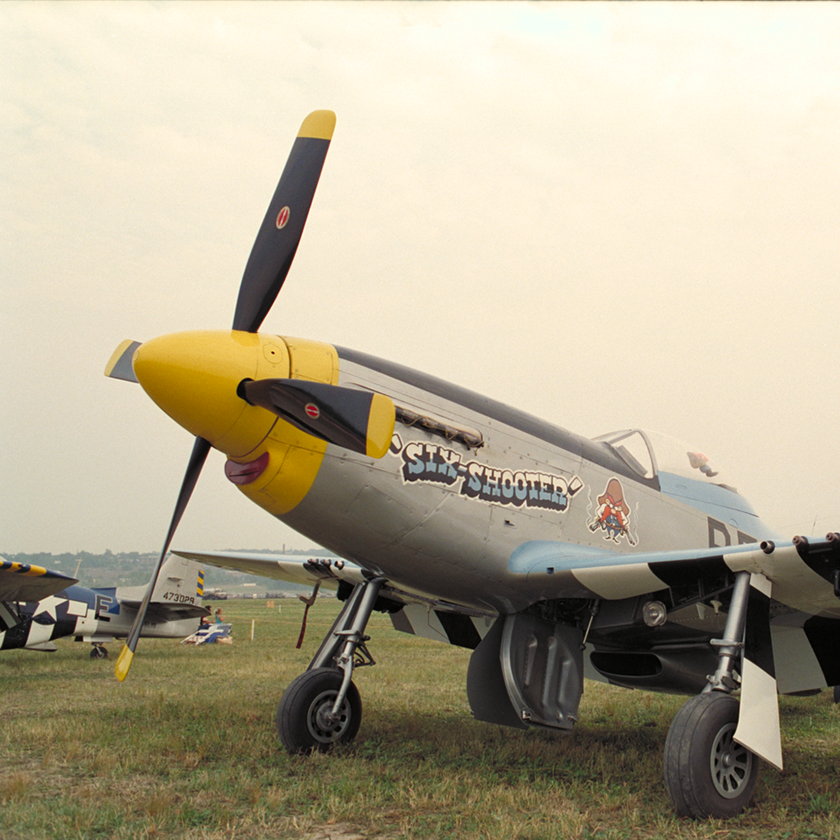
#> input picture image1.png, 840 x 840 px, shrunk from 1001 x 1001 before the run
$ python hw1_starter.py
#> lines starting #> are read from the running program, lines starting #| are printed output that depends on the picture; after the words box and inside, x2 and y2 are one past the last pixel; in counts of white or black regions, pixels touching at a corner belong together; long printed decimals are rounded
import numpy as np
import skimage.io as io
import matplotlib.pyplot as plt
from pathlib import Path
from numpy.fft import fft2, ifft2, fftshift, ifftshift
import math

hw_dir = Path(__file__).parent

# Load images
img1 = io.imread(hw_dir/'image1.png')
#> img1 is the input picture: shape (840, 840, 3); mean R, G, B 179.1, 169.9, 146.7
img2 = io.imread(hw_dir/'image2.png')
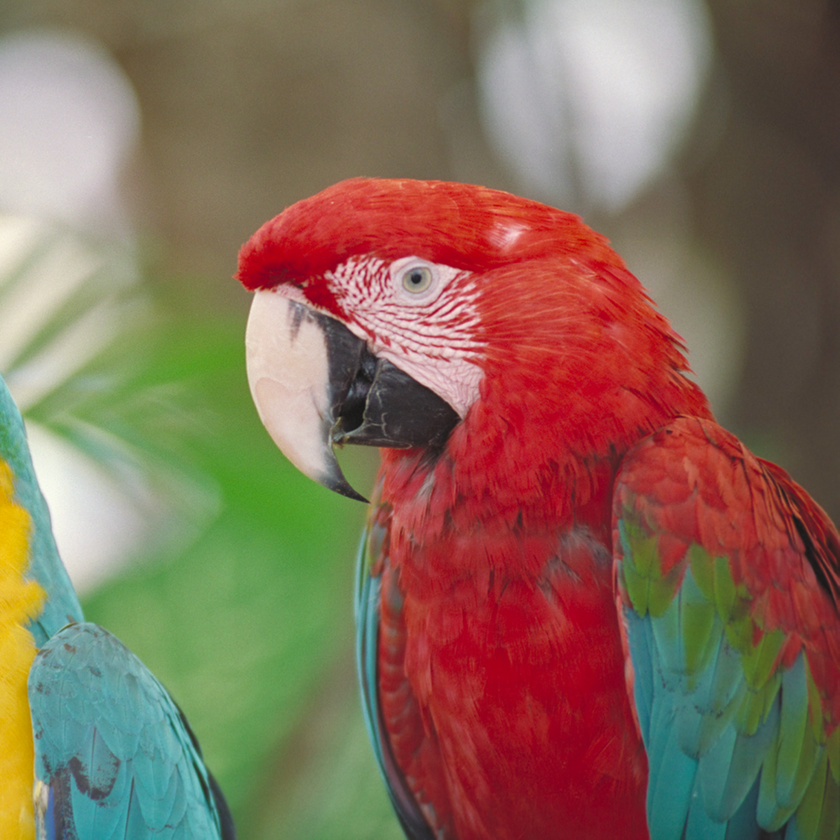
#> input picture image2.png, 840 x 840 px, shrunk from 1001 x 1001 before the run
#> img2 is the input picture: shape (840, 840, 3); mean R, G, B 133, 108, 89.3

# Part (a)
W = img1.shape[0]       # = 1001 dots
#> W = 840
d = np.array([0.4, 2])  # distances (m)
dpi = 300               # dots per inch

img_size = 0.0254 * (W / dpi)  # physical size in (m)
#> img_size = 0.0711
# checked the result ~0.08475 (m)
print("physical image size is", img_size, "(m).")
#| physical image size is 0.07112 (m).

tan_angle = math.tan(0.5 * math.pi / 180)
delta = 2 * d * tan_angle   # in (m per degree)
# checked the results ~0.0069815 and 0.0349 (m per degree)
print("delta for different distances:", delta[0],
      "and", delta[1], "(m per degree).")
ppd = delta * W / img_size   # in (dots/pixels per degree)
#> ppd = [82.46, 412.3]
# checked the results ~82.46 and 412.30 (pixels per degree)
print("PPD for different distances:", ppd[0],
      "and", ppd[1], "(pixels per degree).")
#| PPD for different distances: 82.459 and 412.293 (pixels per degree).


# Part (b)
cpd = 5   # Peak contrast sensitivity location (cycles per degree)

img_freq = cpd * np.reciprocal(ppd)   # in (cycles per pixel)
#> img_freq = [0.0606, 0.0121]
# checked the results ~0.06 and 0.012 (cycles per pixel)
print("image frequencies for different distances:", img_freq[0],
      "and", img_freq[1], "(cycles per pixel).")
#| image frequencies for different distances: 0.06064 and 0.01213 (cycles per pixel).
cutoff = sum(img_freq) / 2
#> cutoff = 0.0364
# the cutoff frequency is around 0.0364 (cycles per pixel)
print("half way image frequency is", cutoff, "(cycles per pixel).")
#| half way image frequency is 0.03638 (cycles per pixel).


# Part (c)
# Hint: fft2, ifft2, fftshift, and ifftshift functions all take an |axes|
# argument to specify the axes for the 2D DFT. e.g. fft2(arr, axes=(1, 2))
# Hint: Check out np.meshgrid.

img1_rgb = img1.astype(np.float64)/255
img2_rgb = img2.astype(np.float64)/255


def img_to_spectrum(rgb_image):
    """
    This function converts the input image's each channel
    of RGB to centralized spectrum
    :param rgb_image: an image in RGB
    :return: Each channel's corresponding spectrum
    """
    central_spec = np.zeros_like(rgb_image, np.complex_)
    for col in range(3):
        channel = rgb_image[:, :, col]
        # 2D Fast Fourier Transform
        img_spec = fft2(channel)
        # shift the spectrum
        central_spec[:, :, col] = fftshift(img_spec)
    return central_spec


# convert the images into spectrum by channel using FFT
img1_spec = img_to_spectrum(img1_rgb)
img2_spec = img_to_spectrum(img2_rgb)
#> the loop in img_to_spectrum (call 2), `for col in range(3):` made 3 passes
#> pass 1, in img_to_spectrum (call 2), `channel = rgb_image[:, :, col]`:
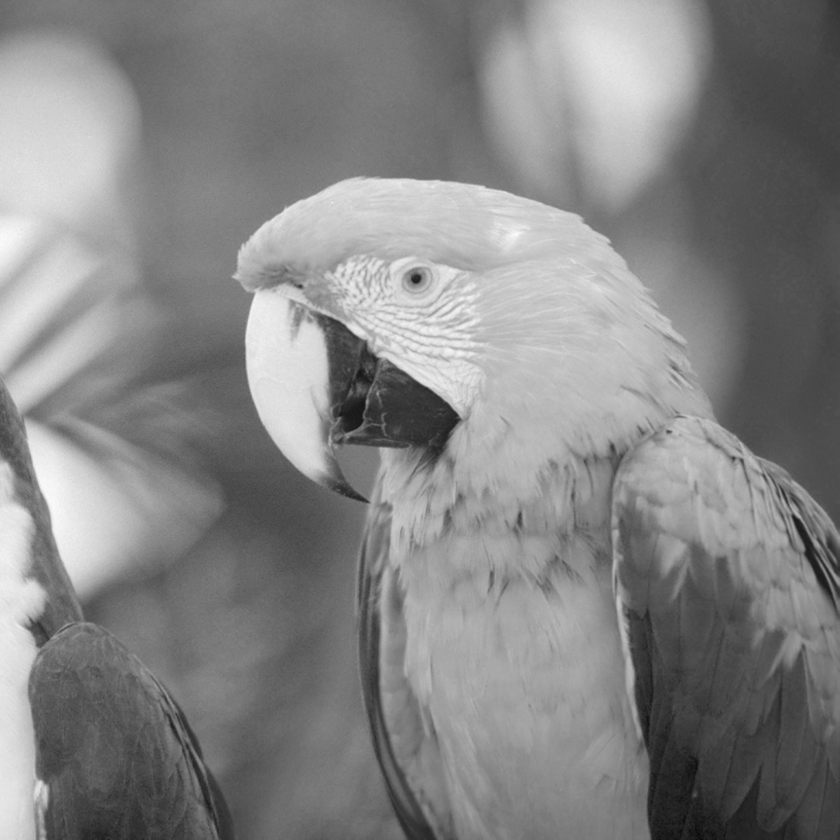
#> channel: shape (840, 840) float64; min 0.0353, max 0.988, mean 0.522

#### Change these to the correct values for the high- and low-pass filters
hpf = np.zeros_like(img1[:, :, 0])
lpf = np.zeros_like(img1[:, :, 0])

nyquist_freq = 0.5  # largest frequency in the spectrum
cutoff_radius = cutoff / nyquist_freq * (W/2)   # set the cutoff freq
#> cutoff_radius = 30.56
print(cutoff_radius)   # pixels from the center of fft image (cutoff radius)
#| 30.561
# make the high-pass and low-pass filters
for i in range(W):
    for j in range(W):
        dist = np.sqrt((i-W/2)**2 + (j-W/2)**2)
        if dist <= cutoff_radius:
            lpf[i, j] = 1
        else:
            lpf[i, j] = 0
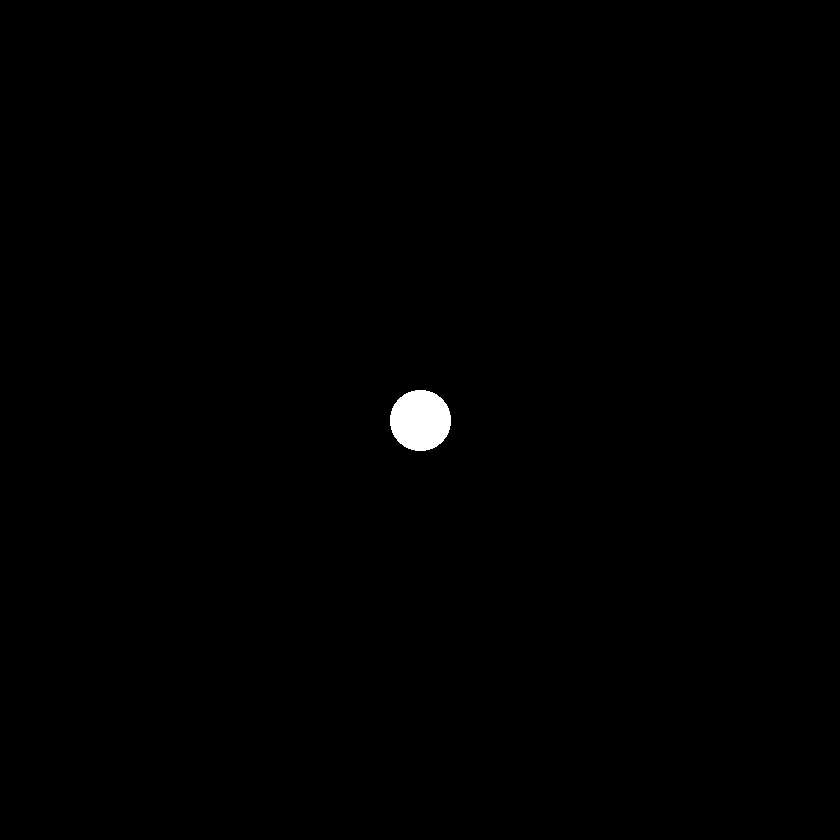
#> lpf: shape (840, 840); values 0 (black) and 1 (white), 0.42% white; 1 white region, box (x1, y1, x2, y2) and area: (390, 390, 451, 451) 2941
plt.imshow(np.abs(lpf), 'gray'); plt.show()
hpf = 1 - lpf
plt.imshow(np.abs(hpf), 'gray'); plt.show()
#> after `plt.imshow(np.abs(hpf), 'gray')`:
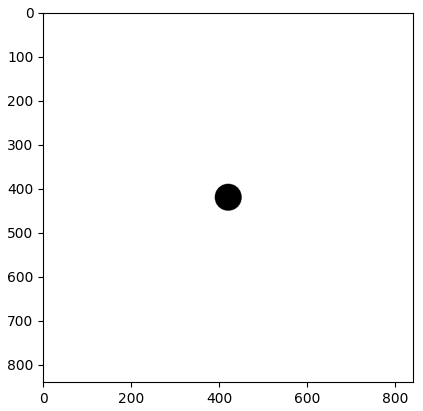
#> figure drawn by matplotlib, 1 panel

#### Apply the filters to create the hybrid image
hybrid_img = np.zeros_like(img1_rgb)

## Method 1: For each image each channel, convert RGB image to spectrum,
## apply the filters, convert each spectrum back to RGB image, then add
## the two images by each RGB channel.

def spectrum_to_img(img_spec, pass_filter):
    """
    This function takes an input image's three spectrum
    for each channel, apply the filter and shift back
    to each channel
    :param img_spec: spectrum for an image RGB channels
    :param pass_filter: high- or low-pass filter
    :return: an image in RBG with three channels
    """
    filtered_img = np.zeros_like(img_spec, np.complex_)
    for col in range(3):
        channel = img_spec[:, :, col]
        channel = np.multiply(pass_filter, channel)
        # 2D Fast Fourier Transform
        img_ishift = ifftshift(channel)
        # shift the spectrum
        filtered_img[:, :, col] = ifft2(img_ishift)
    return filtered_img.real


# Filter each image, transform spectrum back to RGB image
low_pass_img = spectrum_to_img(img1_spec, lpf)
high_pass_img = spectrum_to_img(img2_spec, hpf)
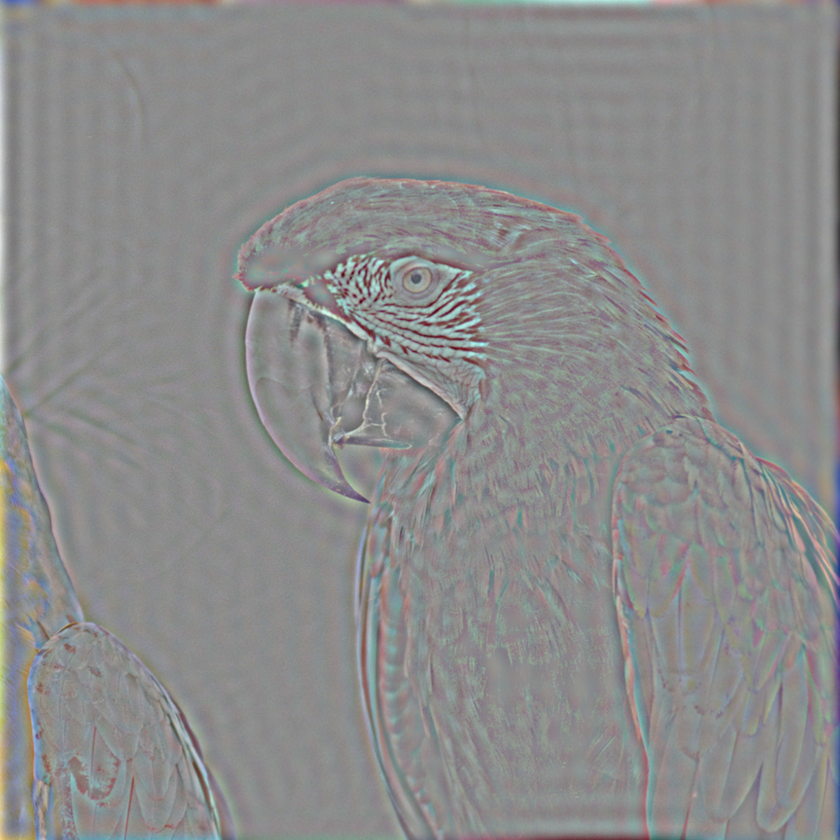
#> high_pass_img: shape (840, 840, 3) float64; mean of channels 0, 1, 2 6.03e-18, -1.87e-18, 5.3e-18; drawn with min black and max white

# plt.imshow(low_pass_img.clip(0, 1)); plt.show()
# plt.imshow(high_pass_img.clip(0, 1)); plt.show()

# Merge (add) the two filtered images by channels
for col in range(3):
    hybrid_img[:, :, col] = 255 * (low_pass_img[:, :, col] + high_pass_img[:, :, col])
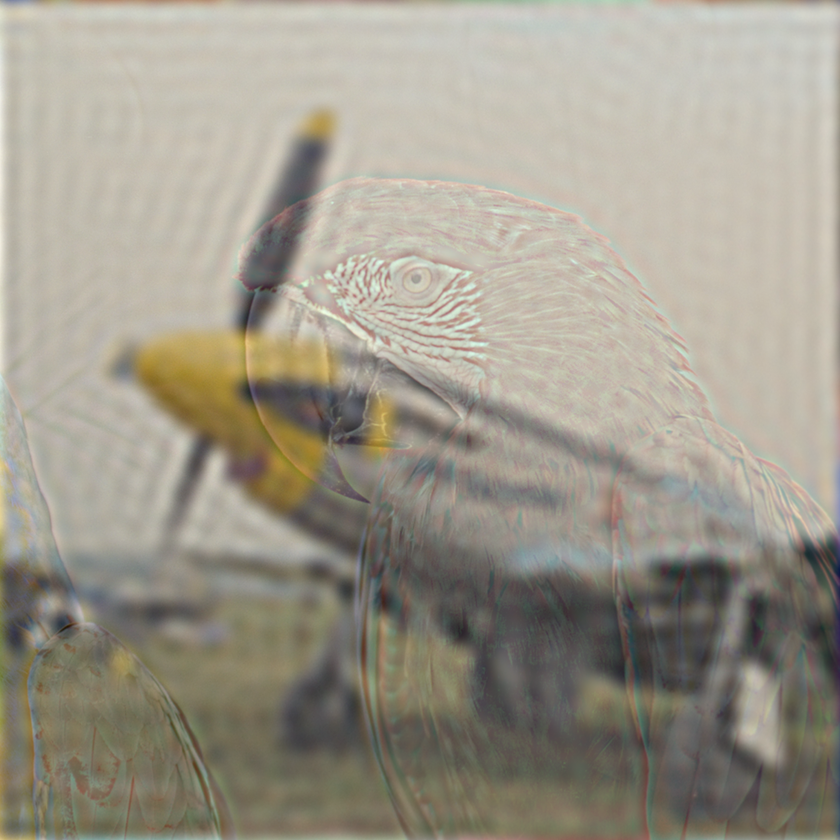
#> hybrid_img: shape (840, 840, 3) float64; mean of channels 0, 1, 2 179.1, 169.9, 146.7; drawn with min black and max white

plt.imshow(hybrid_img.clip(0,255).astype(np.uint8)); plt.show()
#> after `plt.imshow(hybrid_img.clip(0, 255).astype(np.uint8))`:
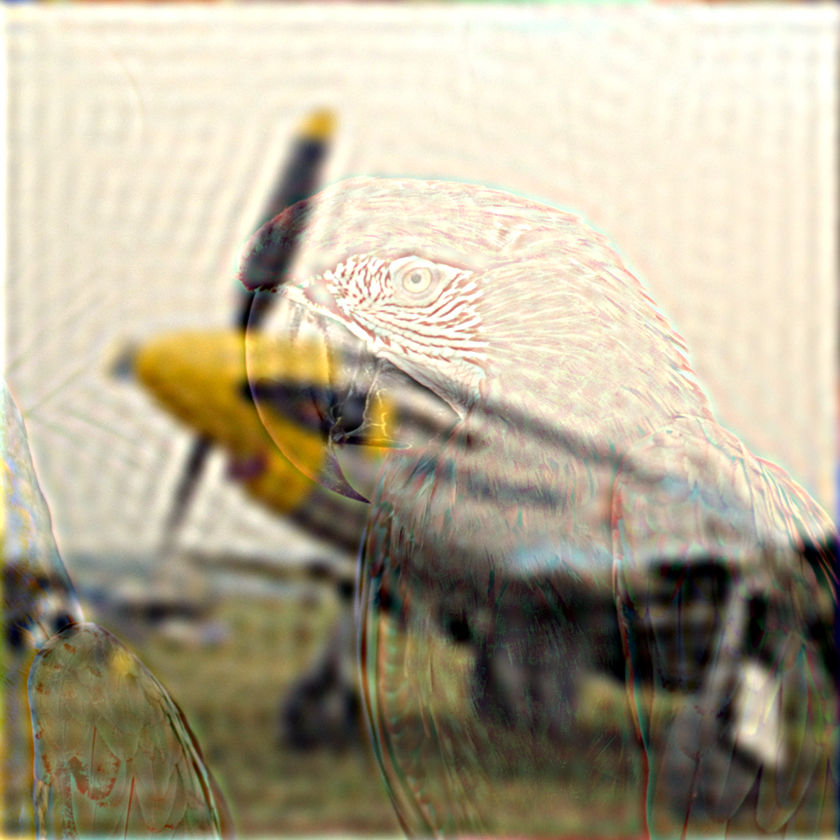
#> shown: shape (840, 840, 3); mean R, G, B 178.1, 169.1, 146.2

#=====================================================================

## Method 2: For each image each channel, convert RGB image to spectrum,
## add the two images' spectrum by each RGB channel, apply the filters
## to each channel's spectrum, then convert each spectrum back to RGB image.


# def spectrum_filter(img_spec, pass_filter):
#     """
#         This function takes an input image's three spectrum
#         for each channel, apply the filter to each channel
#         :param img_spec: spectrum for an image RGB channels
#         :param pass_filter: high- or low-pass filter
#         :return: an image with three filtered spectrum
#     """
#     filtered_spec = np.zeros_like(img_spec, np.complex_)
#     for col in range(3):
#         channel = img_spec[:, :, col]
#         filtered_spec[:, :, col] = np.multiply(pass_filter, channel)
#     return filtered_spec
#
# # apply the filter to the targeted spectrum
# low_pass_spec = spectrum_filter(img1_spec, lpf)
# high_pass_spec = spectrum_filter(img2_spec, hpf)
#
# hybrid_spec = np.zeros_like(img1_rgb, np.complex_)
#
# # Merge (add) the spectrum of two images by each channel
# for col in range(3):
#     hybrid_spec[:, :, col] = low_pass_spec[:, :, col] + high_pass_spec[:, :, col]
#
#
# def spectrum_to_img(img_spec):
#     """
#         This function takes an input image's three spectrum
#         for each channel and shift back to each channel
#         :param img_spec: spectrum for an image RGB channels
#         :return: an image in RBG with three channels
#     """
#     filtered_img = np.zeros_like(img_spec, np.complex_)
#     for col in range(3):
#         channel = img_spec[:, :, col]
#         # 2D Fast Fourier Transform
#         img_ishift = ifftshift(channel)
#         # shift the spectrum
#         filtered_img[:, :, col] = ifft2(img_ishift)
#     return filtered_img.real
#
# # convert the merged spectrum into RGB image
# hybrid_img = spectrum_to_img(hybrid_spec) * 255

#=====================================================================

fig, axs = plt.subplots(nrows=2, ncols=2, figsize=(10, 10))
axs[0,0].imshow(img2)
axs[0,0].axis('off')
axs[0,1].imshow(hpf, cmap='gray')
axs[0,1].set_title("High-pass filter")
axs[1,0].imshow(img1)
axs[1,0].axis('off')
axs[1,1].imshow(lpf, cmap='gray')
axs[1,1].set_title("Low-pass filter")
plt.savefig("hpf_lpf.png", bbox_inches='tight')
#> (the run stopped early here; a loop or call above may not have finished)
